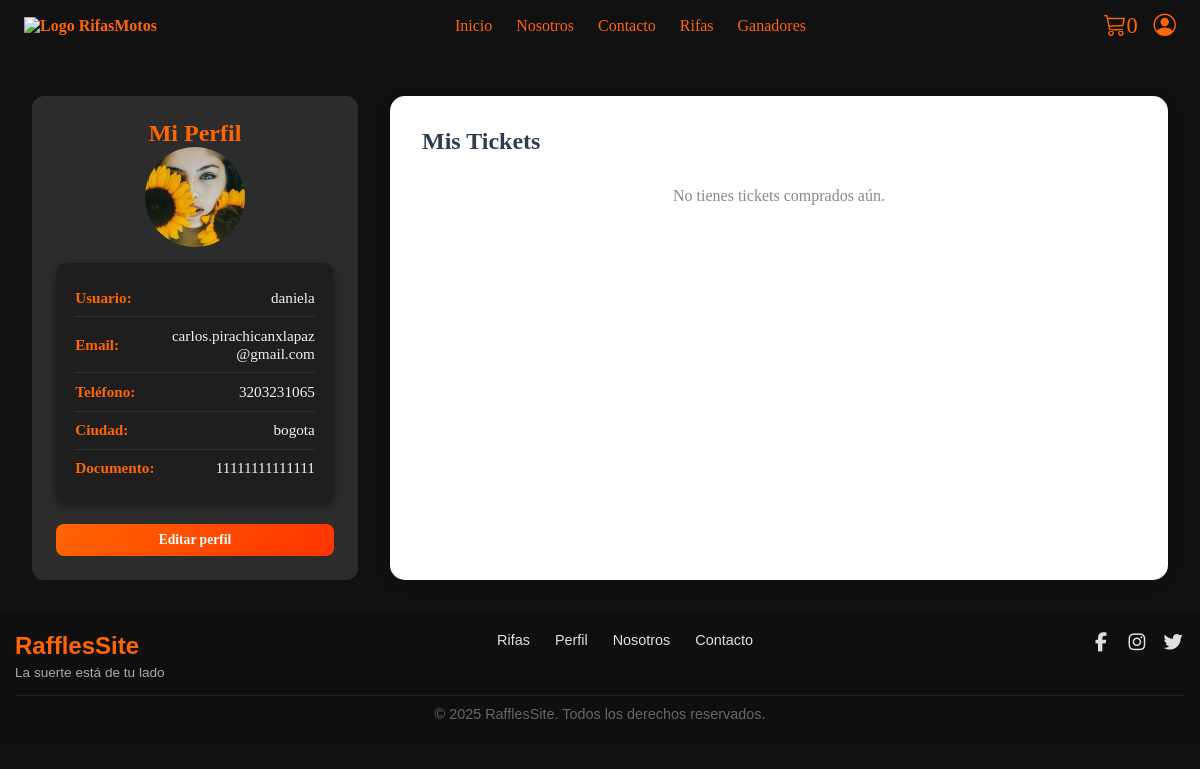
/profile/ (signed in), run on an earlier commit of the app's database.
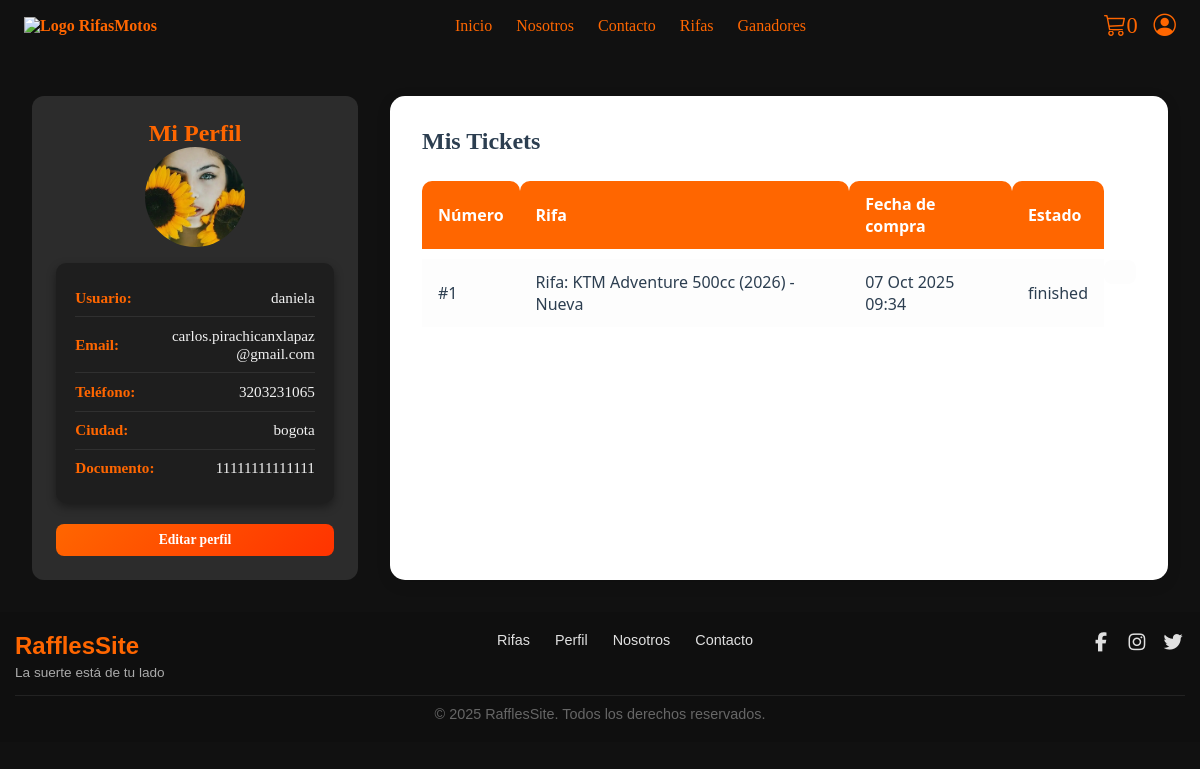
And on a later commit of the database.
### raffles_app/models.py (models this page shows, shortened)
class Ticket(models.Model):
    PAYMENT_STATUS = [
        ("pending", "Pendiente"),
        ("paid", "Pagado"),
        ("failed", "Fallido"),
    ]
    raffle = models.ForeignKey(
        Raffle,
        on_delete=models.CASCADE,
        related_name="tickets"
    )
    user = models.ForeignKey(
        User,
        on_delete=models.CASCADE,
        related_name="tickets"
    )
    number = models.PositiveIntegerField(blank=True, null=True, db_index=True)
    code = models.UUIDField(default=uuid.uuid4, editable=False, unique=True)  # Código único
    payment_status = models.CharField(
        max_length=20,
        choices=PAYMENT_STATUS,
        default="pending",
        db_index=True
    )
    payment_reference = models.CharField(
        max_length=100,
        blank=True,
        null=True,
        db_index=True
    )
    created_at = models.DateTimeField(auto_now_add=True)
    class Meta:
        ordering = ['number']  # 👈 se eliminó unique_together

class Raffle(models.Model):
    STATUS_CHOICES = [
        ("upcoming", "Proxima"),
        ("open", "Abierta"),
        ("closed", "Cerrada"),
    ]
    motorcycle = models.ForeignKey(
        Motorcycle,
        on_delete=models.CASCADE,
        related_name="raffles"
    )
    ticket_price = models.DecimalField(max_digits=10, decimal_places=2)
    max_tickets = models.PositiveIntegerField()
    status = models.CharField(
        max_length=20,
        choices=STATUS_CHOICES,
        default="open",
        db_index=True
    )
    created_at = models.DateTimeField(auto_now_add=True)
    updated_at = models.DateTimeField(auto_now=True)
    ends_at = models.DateTimeField()
    seed_commitment = models.CharField(max_length=128, blank=True, null=True)
    seed_reveal = models.CharField(max_length=256, blank=True, null=True)
    winner_ticket = models.ForeignKey(
        'Ticket',
        on_delete=models.SET_NULL,
        null=True,
        blank=True,
        related_name="won_raffles"
    )
    def __str__(self):
        return f"Rifa: {self.motorcycle}"

class Motorcycle(models.Model):
    brand = models.CharField(max_length=100, db_index=True)   # Ej: Yamaha
    model = models.CharField(max_length=100, db_index=True)   # Ej: MT-09
    year = models.PositiveIntegerField(db_index=True)         # Ej: 2024
    description = models.TextField(blank=True)
    is_new = models.BooleanField(default=True)     # True = nueva, False = usada
    mileage = models.PositiveIntegerField(
        blank=True, null=True,
        help_text="Kilometraje en kilómetros (solo si es usada)."
    )
    condition = models.CharField(
        max_length=50,
        choices=[
            ("excelente", "Excelente"),
            ("bueno", "Bueno"),
            ("regular", "Regular"),
        ],
        blank=True,
        null=True,
        help_text="Condición general de la moto si es usada."
    )
    def __str__(self):
        estado = "Nueva" if self.is_new else f"Usada - {self.mileage or 0} km"
        return f"{self.brand} {self.model} ({self.year}) - {estado}"

### raffles_app/views.py (the view)
# urls.py: path("profile/", views.user_profile, name="user_profile"),  # Perfil
@login_required
def user_profile(request):
    tickets = Ticket.objects.filter(user=request.user).select_related("raffle")
    return render(request, "raffles/profile.html", {"tickets": tickets})

### raffles_app/templates/raffles/profile.html
{% extends "base.html" %}
{% load static %}
{% block content %}
<section class="profile-section">
  <div class="profile-container">
    <div class="profile-card">
  <h2 class="profile-auth-title">Mi Perfil</h2>
  <div class="profile-photo">
    {% if user.profile.photo %}
      <img src="{{ user.profile.photo.url }}" alt="Foto de perfil">
    {% else %}
      <img src="{% static 'images/default-avatar.png' %}" alt="Avatar por defecto">
    {% endif %}
  </div>
  <div class="profile-data">
    <div class="profile-row">
      <span class="label">Usuario:</span>
      <span class="value">{{ user.username }}</span>
    </div>
    <div class="profile-row">
      <span class="label">Email:</span>
      <span class="value">{{ user.email }}</span>
    </div>
    <div class="profile-row">
      <span class="label">Teléfono:</span>
      <span class="value">{{ user.profile.phone|default:"-" }}</span>
    </div>
    <div class="profile-row">
      <span class="label">Ciudad:</span>
      <span class="value">{{ user.profile.city|default:"-" }}</span>
    </div>
    <div class="profile-row">
      <span class="label">Documento:</span>
      <span class="value">{{ user.profile.document_id|default:"-" }}</span>
    </div>
  </div>
  <div class="profile-actions">
    <a href="{% url 'profile_edit' %}" class="btn-main">Editar perfil</a>
  </div>
</div>
    <div class="profile-tickets-container">
      <h3 class="profile-history-title">Mis Tickets</h3>
      {% if tickets %}
      <div class="profile-tickets-table-container">
        <table class="profile-tickets-table">
          <thead>
            <tr>
              <th>Número</th>
              <th>Rifa</th>
              <th>Fecha de compra</th>
              <th>Estado</th>
            </tr>
          </thead>
          <tbody>
            {% for ticket in tickets %}
            <tr>
              <td>#{{ ticket.number }}</td>
              <td>{{ ticket.raffle }}</td>
              <td>{{ ticket.created_at|date:"d M Y H:i" }}</td>
              <td>{{ ticket.raffle.status }}</td>
              <td class="profile-ticket-status {{ ticket.status|lower }}">{{ ticket.status }}</td>
            </tr>
            {% endfor %}
          </tbody>
        </table>
      </div>
      {% else %}
        <p class="profile-no-tickets">No tienes tickets comprados aún.</p>
      {% endif %}
    </div>
  </div>
</section>
{% endblock %}

What changed in the data, as far as the page shows it:
added Ticket: number "1", raffle "Rifa: KTM Adventure 500cc (2026) - Nueva", created_at "07 Oct 2025 09:34", raffle.status "finished"
Also different on the page:
text no longer shown: "No tienes tickets comprados aún."
text now shown: "Número Rifa Fecha de compra Estado"
